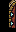

Below is a game level as drawn by its tile map, then a one-line description and the .tmx file that defines it, in full:
An orthogonal 1x2 tile map with 16x16 px tiles, 1 tile layer (Door).

<map version="1.2" tiledversion="1.2.1" orientation="orthogonal" renderorder="right-down" width="1" height="2" tilewidth="16" tileheight="16" infinite="0" nextlayerid="3" nextobjectid="1">
 <tileset firstgid="1" source="../../tilesets/actual/UltimateTileset.tsx" />
 <layer id="2" name="Door" width="1" height="2">
  <data encoding="csv">
23,
39
</data>
 </layer>
</map>
